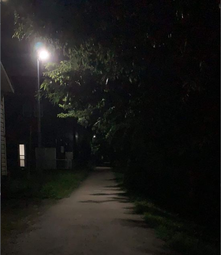
#> input picture assets/original.png, 221 x 255 px, shrunk from 1380 x 1592 before the run
$ python Improving_Illumination.py
#> lines starting #> are read from the running program, lines starting #| are printed output that depends on the picture
from itertools import combinations_with_replacement
from collections import defaultdict
import tkinter as tk
from tkinter import filedialog, messagebox

import numpy as np
from numpy.linalg import inv
import cv2
import os

B, G, R = 0, 1, 2

def boxfilter(I, r):
    M, N = I.shape
    dest = np.zeros((M, N))

    # cumulative sum over Y axis
    sumY = np.cumsum(I, axis=0)

    # difference over Y axis
    dest[:r + 1] = sumY[r:2*r + 1] # top r+1 lines
    dest[r + 1:M - r] = sumY[2*r + 1:] - sumY[:M - 2*r - 1]
    dest[-r:] = np.tile(sumY[-1], (r, 1)) - sumY[M - 2*r - 1:M - r - 1] # bottom r lines

    # cumulative sum over X axis
    sumX = np.cumsum(dest, axis=1)

    # difference over X axis
    dest[:, :r + 1] = sumX[:, r:2*r + 1] # left r+1 columns
    dest[:, r + 1:N - r] = sumX[:, 2*r + 1:] - sumX[:, :N - 2*r - 1]
    dest[:, -r:] = np.tile(sumX[:, -1][:, None], (1, r)) - sumX[:, N - 2*r - 1:N - r - 1] # right r columns

    return dest


def guided_filter(I, p, r=15, eps=1e-3):
    M, N = p.shape
    base = boxfilter(np.ones((M, N)), r) # this is needed for regularization

    # each channel of I filtered with the mean filter. this is myu.
    means = [boxfilter(I[:, :, i], r) / base for i in range(3)]

    # p filtered with the mean filter
    mean_p = boxfilter(p, r) / base

    # filter I with p then filter it with the mean filter
    means_IP = [boxfilter(I[:, :, i]*p, r) / base for i in range(3)]

    # covariance of (I, p) in each local patch
    covIP = [means_IP[i] - means[i]*mean_p for i in range(3)]

    # variance of I in each local patch: the matrix Sigma in ECCV10 eq.14
    var = defaultdict(dict)
    for i, j in combinations_with_replacement(range(3), 2):
        var[i][j] = boxfilter(I[:, :, i]*I[:, :, j], r) / base - means[i]*means[j]

    a = np.zeros((M, N, 3))
    for y, x in np.ndindex(M, N):
        Sigma = np.array([[var[B][B][y, x], var[B][G][y, x], var[B][R][y, x]],
                          [var[B][G][y, x], var[G][G][y, x], var[G][R][y, x]],
                          [var[B][R][y, x], var[G][R][y, x], var[R][R][y, x]]])
        cov = np.array([c[y, x] for c in covIP])
        a[y, x] = np.dot(cov, inv(Sigma + eps*np.eye(3)))  # eq 14

    # ECCV10 eq.15
    b = mean_p - a[:, :, R]*means[R] - a[:, :, G]*means[G] - a[:, :, B]*means[B]

    # ECCV10 eq.16
    q = (boxfilter(a[:, :, R], r)*I[:, :, R] + boxfilter(a[:, :, G], r)*I[:, :, G] + boxfilter(a[:, :, B], r)*I[:, :, B] + boxfilter(b, r)) / base

    return q


def get_illumination_channel(I, w):
    M, N, _ = I.shape
    padded = np.pad(I, ((int(w/2), int(w/2)), (int(w/2), int(w/2)), (0, 0)), 'edge')
    darkch = np.zeros((M, N))
    brightch = np.zeros((M, N))

    for i, j in np.ndindex(darkch.shape):
        darkch[i, j] = np.min(padded[i:i + w, j:j + w, :])
        brightch[i, j] = np.max(padded[i:i + w, j:j + w, :])

    return darkch, brightch

def get_atmosphere(I, brightch, p=0.1):
    M, N = brightch.shape
    flatI = I.reshape(M*N, 3)
    flatbright = brightch.ravel()

    searchidx = (-flatbright).argsort()[:int(M*N*p)]
    A = np.mean(flatI.take(searchidx, axis=0), dtype=np.float64, axis=0)
    return A

def get_initial_transmission(A, brightch):
    A_c = np.max(A)
    init_t = (brightch-A_c)/(1.-A_c)
    return (init_t - np.min(init_t))/(np.max(init_t) - np.min(init_t))

def get_corrected_transmission(I, A, darkch, brightch, init_t, alpha, omega, w):
    im3 = np.empty(I.shape, I.dtype);
    for ind in range(0, 3):
        im3[:, :, ind] = I[:, :, ind] / A[ind]
    dark_c, _ = get_illumination_channel(im3, w)
    dark_t = 1 - omega*dark_c
    corrected_t = init_t
    diffch = brightch - darkch

    for i in range(diffch.shape[0]):
        for j in range(diffch.shape[1]):
            if(diffch[i, j] < alpha):
                corrected_t[i, j] = dark_t[i, j] * init_t[i, j]

    return np.abs(corrected_t)

def get_final_image(I, A, refined_t, tmin):
    refined_t_broadcasted = np.broadcast_to(refined_t[:, :, None], (refined_t.shape[0], refined_t.shape[1], 3))
    J = (I-A) / (np.where(refined_t_broadcasted < tmin, tmin, refined_t_broadcasted)) + A

    return (J - np.min(J))/(np.max(J) - np.min(J))

def dehaze(I, tmin, w, alpha, omega, p, eps, reduce=False):
    m, n, _ = I.shape
    Idark, Ibright = get_illumination_channel(I, w)
    A = get_atmosphere(I, Ibright, p)

    init_t = get_initial_transmission(A, Ibright)
    if reduce:
        init_t = reduce_init_t(init_t)
    corrected_t = get_corrected_transmission(I, A, Idark, Ibright, init_t, alpha, omega, w)

    normI = (I - I.min()) / (I.max() - I.min())
    refined_t = guided_filter(normI, corrected_t, w, eps)
    J_refined = get_final_image(I, A, refined_t, tmin)

    enhanced = (J_refined*255).astype(np.uint8)
    f_enhanced = cv2.detailEnhance(enhanced, sigma_s=10, sigma_r=0.15)
    f_enhanced = cv2.edgePreservingFilter(f_enhanced, flags=1, sigma_s=64, sigma_r=0.2)
    return f_enhanced

def reduce_init_t(init_t):
    init_t = (init_t*255).astype(np.uint8)
    xp = [0, 32, 255]
    fp = [0, 32, 48]
    x = np.arange(256)
    table = np.interp(x, xp, fp).astype('uint8')
    init_t = cv2.LUT(init_t, table)
    init_t = init_t.astype(np.float64)/255
    return init_t

def select_image():
    root = tk.Tk()
    root.withdraw()
    file_path = filedialog.askopenfilename(filetypes=[("Image files", "*.png;*.jpg;*.jpeg;*.bmp")])
#> the answer given: assets/original.png
    root.destroy()
    return file_path

if __name__ == "__main__":
    image_path = select_image()
    if image_path:
        print(f"Processing image: {image_path}")
        im = cv2.imread(image_path)
#> im is the input picture: shape (255, 221, 3); mean B, G, R 23.8, 25.9, 26.7
        orig = im.copy()

        tmin = 0.1
        w = 15
        alpha = 0.4
        omega = 0.75
        p = 0.1
        eps = 1e-3

        I = np.asarray(im, dtype=np.float64)
        I = I[:, :, :3] / 255

        messagebox.showinfo("Processing", "The photo is being processed, please wait...")

        f_enhanced = dehaze(I, tmin, w, alpha, omega, p, eps)
#> after the loop in get_illumination_channel, `for i, j in np.ndindex(darkch.shape):`:
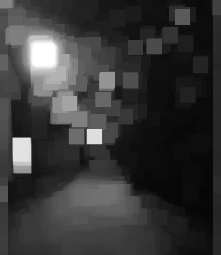
#> brightch: shape (255, 221) float64; min 0.0235, max 1, mean 0.217
#> after the loop in get_illumination_channel, `for i, j in np.ndindex(darkch.shape):`:
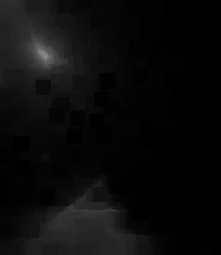
#> darkch: shape (255, 221) float64; min 0, max 0.549, mean 0.0432
#> in get_atmosphere, `searchidx = (-flatbright).argsort()[:int(M*N*p)]`: searchidx = 5635 values, max 44528 at index 5634, min 0 at index 4056, mean 19393.1
#> in get_atmosphere, `A = np.mean(flatI.take(searchidx, axis=0), dtype=np.float64, axis=0)`: A = [0.259, 0.275, 0.284]
#> in get_initial_transmission, `A_c = np.max(A)`: A_c = 0.284
#> call 2 of get_illumination_channel, with w = 15
#> after the loop in get_illumination_channel (call 2), `for i, j in np.ndindex(darkch.shape):`:
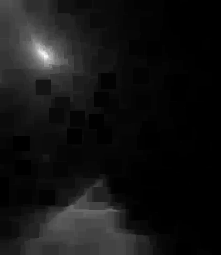
#> darkch: shape (255, 221) float64; min 0, max 2.07, mean 0.161; drawn with min black and max white
#> after the loop in get_corrected_transmission, `for i in range(diffch.shape[0]):`:
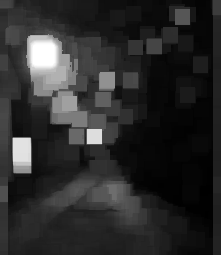
#> corrected_t: shape (255, 221) float64; min 0, max 1, mean 0.173
#> in boxfilter, `sumY = np.cumsum(I, axis=0)`: I: shape (255, 221) float64; every value is 1
#> in boxfilter, `dest[:, -r:] = np.tile(sumX[:, -1][:, None], (1, r)) - sumX[:, N - 2*r..`:
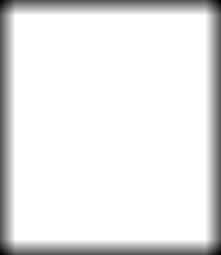
#> dest: shape (255, 221) float64; min 256, max 961, mean 899.2; drawn with min black and max white
#> in boxfilter (call 2), `dest[-r:] = np.tile(sumY[-1], (r, 1)) - sumY[M - 2*r - 1:M - r - 1]`: dest: shape (255, 221) float64; min 0, max 23.27, mean 2.8
#> in boxfilter (call 2), `dest[:, :r + 1] = sumX[:, r:2*r + 1]`: dest: shape (255, 221) float64; min 0, max 235.3, mean 9
#> in boxfilter (call 2), `dest[:, -r:] = np.tile(sumX[:, -1][:, None], (1, r)) - sumX[:, N - 2*r..`: dest: shape (255, 221) float64; min 7.09, max 543.9, mean 84.5
#> call 3 of boxfilter, with r = 15
#> in boxfilter (call 3), `dest[-r:] = np.tile(sumY[-1], (r, 1)) - sumY[M - 2*r - 1:M - r - 1]`: dest: shape (255, 221) float64; min 0.00784, max 23.21, mean 3.1
#> in boxfilter (call 3), `sumX = np.cumsum(dest, axis=1)`:
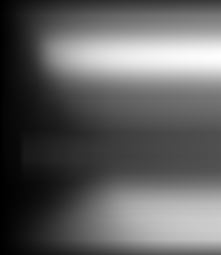
#> sumX: shape (255, 221) float64; min 3.64, max 1176.2, mean 445.8; drawn with min black and max white
#> in boxfilter (call 3), `dest[:, -r:] = np.tile(sumX[:, -1][:, None], (1, r)) - sumX[:, N - 2*r..`: dest: shape (255, 221) float64; min 7.38, max 547.6, mean 92.1
#> call 4 of boxfilter, with r = 15
#> in boxfilter (call 4), `dest[-r:] = np.tile(sumY[-1], (r, 1)) - sumY[M - 2*r - 1:M - r - 1]`: dest: shape (255, 221) float64; min 0.0118, max 24.04, mean 3.1
#> in boxfilter (call 4), `dest[:, r + 1:N - r] = sumX[:, 2*r + 1:] - sumX[:, :N - 2*r - 1]`:
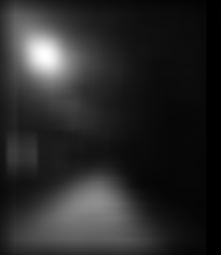
#> dest: shape (255, 221) float64; min 0.0118, max 571.2, mean 93.5; drawn with min black and max white
#> in guided_filter, `means = [boxfilter(I[:, :, i], r) / base for i in range(3)]`: means = 3 items
#> the loop in guided_filter, `for y, x in np.ndindex(M, N):` made 56355 passes
#> cov on passes 1 to 3: [0.000655, 0.000779, 0.000761], [0.000659, 0.000774, 0.000778], [0.000677, 0.000785, 0.000808]
        f_enhanced2 = dehaze(I, tmin, w, alpha, omega, p, eps, True)
#> the loop in guided_filter (call 2), `for y, x in np.ndindex(M, N):` made 56355 passes
#> cov on passes 1 to 3: [-4.49e-06, -8.97e-06, -5.24e-06], [-1.2e-06, -5.11e-06, -3.12e-07], [2.55e-06, -8.71e-07, 4.98e-06]

        messagebox.showinfo("Completed", "The photo has been processed successfully!")

        cv2.imshow('original', orig)
        cv2.imshow('F_enhanced', f_enhanced)
        cv2.imshow('F_enhanced2', f_enhanced2)
        cv2.waitKey(0)
        cv2.destroyAllWindows()
    else:
        print("No image selected.")
